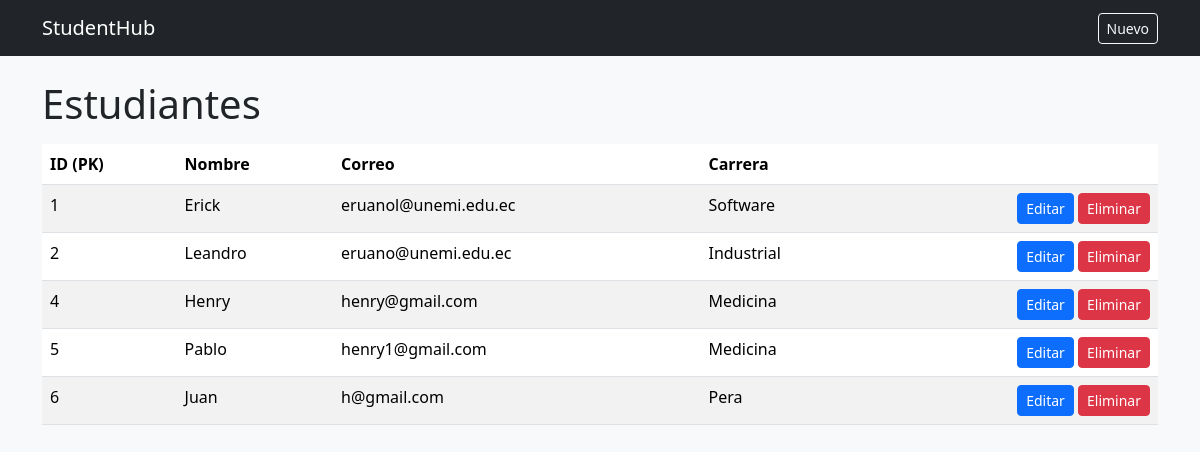
The page /listar_students/ on the database its author committed.
### student/models.py (models this page shows, shortened)
class Student(models.Model):
    cedula = models.CharField(max_length=10, blank=True, null=True, unique=True)
    nombre = models.CharField(max_length=50) #charfield
    edad = models.IntegerField() #integerField
    correo = models.EmailField(max_length= 50, blank=True, unique=True)
    carrera = models.CharField(max_length=50)
    telefono = models.CharField(max_length=10, blank=True, null=True, unique=True)
    creado_en = models.DateTimeField(auto_now_add=True, blank= True, null= True)

### student/views.py (the view)
# urls.py: path("listar_students/",views.listar_students, name="listar"),
def listar_students(request):
    estudiantes = Student.objects.all()
    return render(request,"students/listar.html", {"estudiantes":estudiantes})

### student/templates/students/listar.html
{% extends "students/base.html" %}
{% block content %}
<h1 class="mb-3">Estudiantes</h1>
<table class="table table-striped">
  <thead>
    <tr>
        <th>ID (PK)</th>
        <th>Nombre</th>
        <th>Correo</th>
        <th>Carrera</th>
        <th></th></tr>
  </thead>
  <tbody>
    {% for estudiante in estudiantes %}
    <tr>
      <td>{{ estudiante.pk }}</td>
      <td>{{ estudiante.nombre }}</td>
      <td>{{ estudiante.correo }}</td>
      <td>{{ estudiante.carrera }}</td>
      <td class="text-end">
          <a class="btn btn-sm btn-primary"
             href="{% url 'student:editar' estudiante.pk %}">Editar</a>
          <a class="btn btn-sm btn-danger"
             href="{% url 'student:eliminar' estudiante.pk %}">Eliminar</a>
      </td>
    </tr>
    {% empty %}
    <tr><td colspan="4">No hay estudiantes aún.</td></tr>
    {% endfor %}
  </tbody>
</table>
{% endblock %}

### rows shown on the page
Student: pk "1", nombre "Erick", correo "eruanol@unemi.edu.ec", carrera "Software"
Student: pk "2", nombre "Leandro", correo "eruano@unemi.edu.ec", carrera "Industrial"
Student: pk "4", nombre "Henry", correo "henry@gmail.com", carrera "Medicina"
Student: pk "5", nombre "Pablo", correo "henry1@gmail.com", carrera "Medicina"
Student: pk "6", nombre "Juan", correo "h@gmail.com", carrera "Pera"
